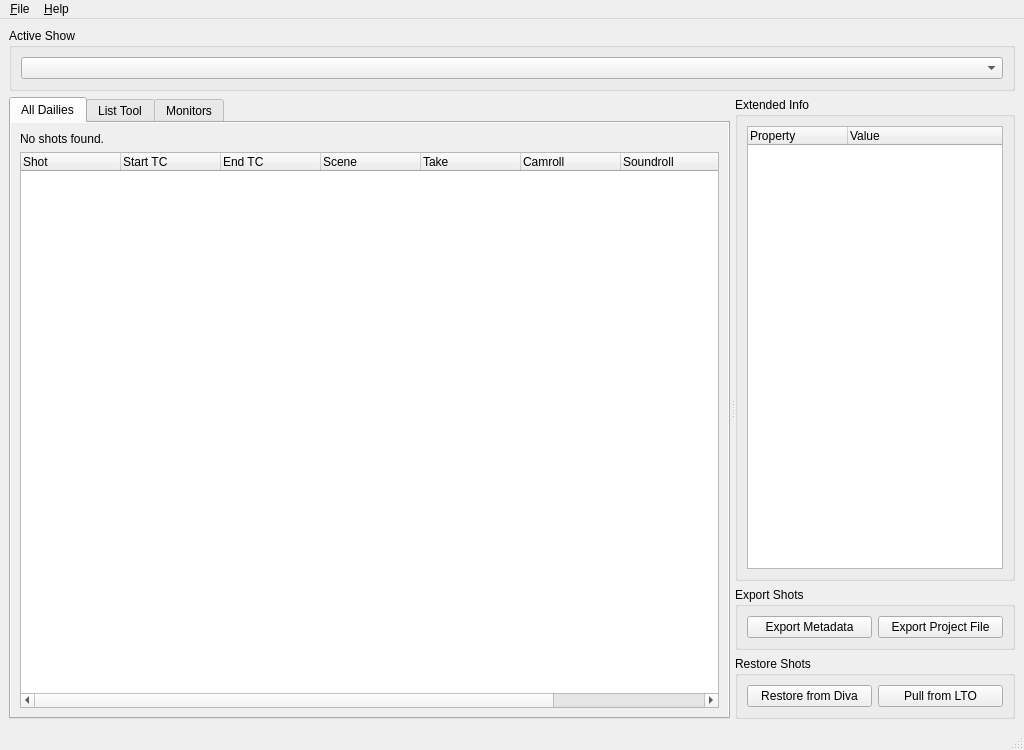
<?xml version="1.0" encoding="UTF-8"?>
<ui version="4.0">
 <author>Michael Jordan</author>
 <class>MainWindow</class>
 <widget class="QMainWindow" name="MainWindow">
  <property name="geometry">
   <rect>
    <x>0</x>
    <y>0</y>
    <width>1024</width>
    <height>750</height>
   </rect>
  </property>
  <property name="windowTitle">
   <string>Deep Worm</string>
  </property>
  <property name="documentMode">
   <bool>false</bool>
  </property>
  <property name="tabShape">
   <enum>QTabWidget::Rounded</enum>
  </property>
  <property name="unifiedTitleAndToolBarOnMac">
   <bool>false</bool>
  </property>
  <widget class="QWidget" name="centralwidget">
   <layout class="QVBoxLayout" name="verticalLayout_2">
    <item>
     <widget class="QGroupBox" name="groupBox">
      <property name="sizePolicy">
       <sizepolicy hsizetype="Preferred" vsizetype="Fixed">
        <horstretch>0</horstretch>
        <verstretch>1</verstretch>
       </sizepolicy>
      </property>
      <property name="title">
       <string>Active Show</string>
      </property>
      <layout class="QVBoxLayout" name="verticalLayout">
       <item>
        <widget class="QComboBox" name="comboBox"/>
       </item>
      </layout>
     </widget>
    </item>
    <item>
     <widget class="QSplitter" name="splitter">
      <property name="sizePolicy">
       <sizepolicy hsizetype="Expanding" vsizetype="Preferred">
        <horstretch>0</horstretch>
        <verstretch>0</verstretch>
       </sizepolicy>
      </property>
      <property name="frameShape">
       <enum>QFrame::NoFrame</enum>
      </property>
      <property name="frameShadow">
       <enum>QFrame::Plain</enum>
      </property>
      <property name="lineWidth">
       <number>1</number>
      </property>
      <property name="midLineWidth">
       <number>0</number>
      </property>
      <property name="orientation">
       <enum>Qt::Horizontal</enum>
      </property>
      <property name="handleWidth">
       <number>5</number>
      </property>
      <widget class="QTabWidget" name="LeftColumn">
       <property name="sizePolicy">
        <sizepolicy hsizetype="Expanding" vsizetype="Preferred">
         <horstretch>1</horstretch>
         <verstretch>0</verstretch>
        </sizepolicy>
       </property>
       <property name="autoFillBackground">
        <bool>true</bool>
       </property>
       <property name="currentIndex">
        <number>0</number>
       </property>
       <widget class="QWidget" name="tab">
        <property name="autoFillBackground">
         <bool>true</bool>
        </property>
        <attribute name="title">
         <string>All Dailies</string>
        </attribute>
        <layout class="QVBoxLayout" name="verticalLayout_3">
         <item>
          <widget class="QLabel" name="label">
           <property name="text">
            <string>No shots found.</string>
           </property>
          </widget>
         </item>
         <item>
          <widget class="QTreeWidget" name="treeWidget">
           <column>
            <property name="text">
             <string>Shot</string>
            </property>
           </column>
           <column>
            <property name="text">
             <string>Start TC</string>
            </property>
           </column>
           <column>
            <property name="text">
             <string>End TC</string>
            </property>
           </column>
           <column>
            <property name="text">
             <string>Scene</string>
            </property>
           </column>
           <column>
            <property name="text">
             <string>Take</string>
            </property>
           </column>
           <column>
            <property name="text">
             <string>Camroll</string>
            </property>
           </column>
           <column>
            <property name="text">
             <string>Soundroll</string>
            </property>
           </column>
           <column>
            <property name="text">
             <string>On Diva</string>
            </property>
           </column>
           <column>
            <property name="text">
             <string>On LTO</string>
            </property>
           </column>
          </widget>
         </item>
        </layout>
       </widget>
       <widget class="QWidget" name="tab_2">
        <attribute name="title">
         <string>List Tool</string>
        </attribute>
       </widget>
       <widget class="QWidget" name="tab_3">
        <attribute name="title">
         <string>Monitors</string>
        </attribute>
       </widget>
      </widget>
      <widget class="QWidget" name="verticalLayoutWidget">
       <layout class="QVBoxLayout" name="RightColumn">
        <item>
         <widget class="QGroupBox" name="groupBox_3">
          <property name="sizePolicy">
           <sizepolicy hsizetype="Expanding" vsizetype="Preferred">
            <horstretch>0</horstretch>
            <verstretch>0</verstretch>
           </sizepolicy>
          </property>
          <property name="title">
           <string>Extended Info</string>
          </property>
          <layout class="QVBoxLayout" name="verticalLayout_6">
           <item>
            <widget class="QTreeWidget" name="treeWidget_2">
             <column>
              <property name="text">
               <string>Property</string>
              </property>
             </column>
             <column>
              <property name="text">
               <string>Value</string>
              </property>
             </column>
            </widget>
           </item>
          </layout>
         </widget>
        </item>
        <item>
         <widget class="QGroupBox" name="groupBox_4">
          <property name="title">
           <string>Export Shots</string>
          </property>
          <layout class="QHBoxLayout" name="horizontalLayout">
           <item>
            <widget class="QPushButton" name="pushButton">
             <property name="text">
              <string>Export Metadata</string>
             </property>
            </widget>
           </item>
           <item>
            <widget class="QPushButton" name="pushButton_2">
             <property name="text">
              <string>Export Project File</string>
             </property>
            </widget>
           </item>
          </layout>
         </widget>
        </item>
        <item>
         <widget class="QGroupBox" name="groupBox_5">
          <property name="title">
           <string>Restore Shots</string>
          </property>
          <layout class="QHBoxLayout" name="horizontalLayout_2">
           <item>
            <widget class="QPushButton" name="pushButton_3">
             <property name="text">
              <string>Restore from Diva</string>
             </property>
            </widget>
           </item>
           <item>
            <widget class="QPushButton" name="pushButton_4">
             <property name="text">
              <string>Pull from LTO</string>
             </property>
            </widget>
           </item>
          </layout>
         </widget>
        </item>
       </layout>
      </widget>
     </widget>
    </item>
   </layout>
  </widget>
  <widget class="QMenuBar" name="menubar">
   <property name="geometry">
    <rect>
     <x>0</x>
     <y>0</y>
     <width>1024</width>
     <height>21</height>
    </rect>
   </property>
   <widget class="QMenu" name="menu_File">
    <property name="title">
     <string>&amp;File</string>
    </property>
   </widget>
   <widget class="QMenu" name="menu_Help">
    <property name="title">
     <string>&amp;Help</string>
    </property>
   </widget>
   <addaction name="menu_File"/>
   <addaction name="menu_Help"/>
  </widget>
  <widget class="QStatusBar" name="statusbar">
   <property name="acceptDrops">
    <bool>false</bool>
   </property>
   <property name="sizeGripEnabled">
    <bool>true</bool>
   </property>
  </widget>
 </widget>
 <tabstops>
  <tabstop>treeWidget_2</tabstop>
  <tabstop>pushButton</tabstop>
  <tabstop>pushButton_2</tabstop>
  <tabstop>pushButton_3</tabstop>
  <tabstop>pushButton_4</tabstop>
 </tabstops>
 <resources/>
 <connections/>
</ui>
